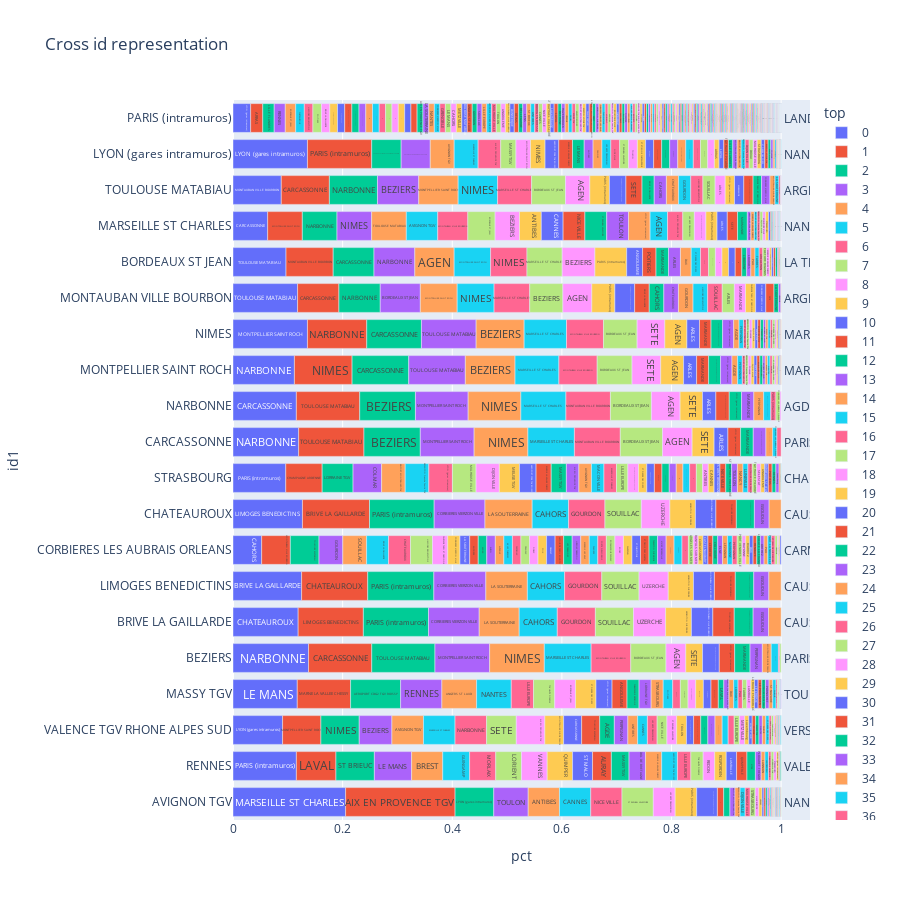

The notebook cell this image was saved under:
### Code cell
id_cross_importance(data=df,
                    id1=['departure'], id2=['arrival'],
                    weight_var='n_train', x_var='pct',
                    title='Cross id representation').show()
